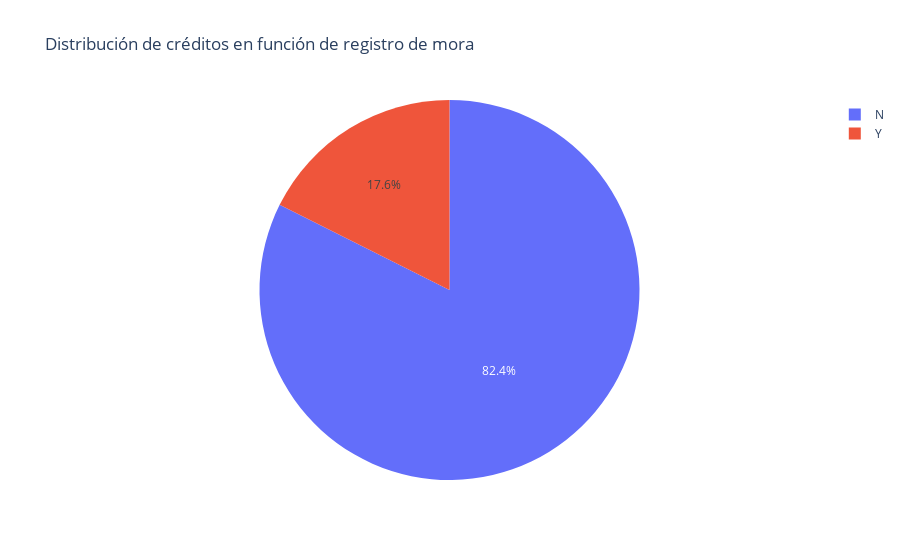

Here is the notebook cell this chart was saved with:
### Code cell
# Conteo de ocurrencias por caso
falta_pago_counts = df['falta_pago'].value_counts()

# Create a Pie chart
fig = go.Figure(data=[go.Pie(labels=falta_pago_counts.index, values=falta_pago_counts)])
fig.update_layout(title_text='Distribución de créditos en función de registro de mora')
fig.show()

### Figure 1 — Plotly figure (JSON) as saved in the notebook; plotly's stock layout.template omitted (floating-point values rounded to 4 significant figures)
{"data": [{"labels": ["N", "Y"], "type": "pie", "values": [7315, 1563]}], "layout": {"title": {"text": "Distribución de créditos en función de registro de mora"}}}
